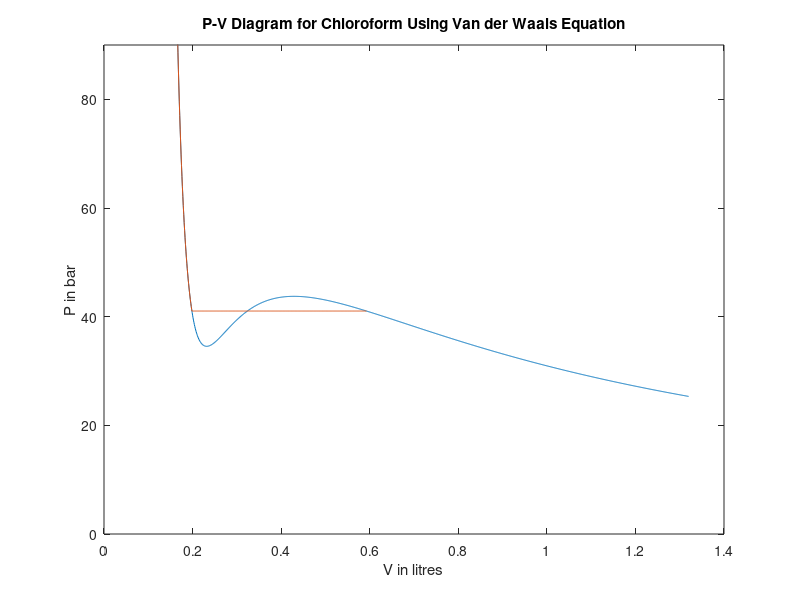

Write MATLAB code to recreate this figure.
% System Chloroform
% This program is to get PV line for T = 500 K only
% to analyze cubic behavior of Van der Waals equation in liquid-vapor coexistence region
R=0.0831451; % in  l·bar·mol^−1·K^−1
a=15.34; % in bar·l^2·mol^-2
b=0.1019; % in l·mol^-1
T=500;
Vl=0.1985; % refer Pdata for 500 K from main program
Vg= 0.5927;% refer Pdata for 500 K from main program
Psat= 41.0360;% refer Pdata for 500 K from main program
V=zeros(1200,1);
P=zeros(1200,1);
for i=1:1:1200
    V(i,1)=0.120+i/1000; %making array for volume at step of 0.001 l
    P(i,1)= (R*T/(V(i,1)-b))-(a/(V(i,1)*V(i,1)));% Finding Pressure for corresponding volume at given temperature using EOS
end
plot(V,P); %Plotting PV Line
ylim([0 90])
title("P-V Diagram for Chloroform Using Van der Waals Equation");
xlabel("V in litres");
ylabel("P in bar");
hold on;
V=zeros(0,0);
P=zeros(0,0);
jjj=1;
for i=0.120:0.001:Vl
    V=[V i];
    P= [P (R*T/(V(1,jjj)-b))-(a/(V(1,jjj)*V(1,jjj)))];
    jjj=jjj+1;
end
for i=Vl:0.001:Vg
    V=[V i];
    P=[P Psat];
    jjj=jjj+1;
end
plot(V,P);
ylim([0 90])